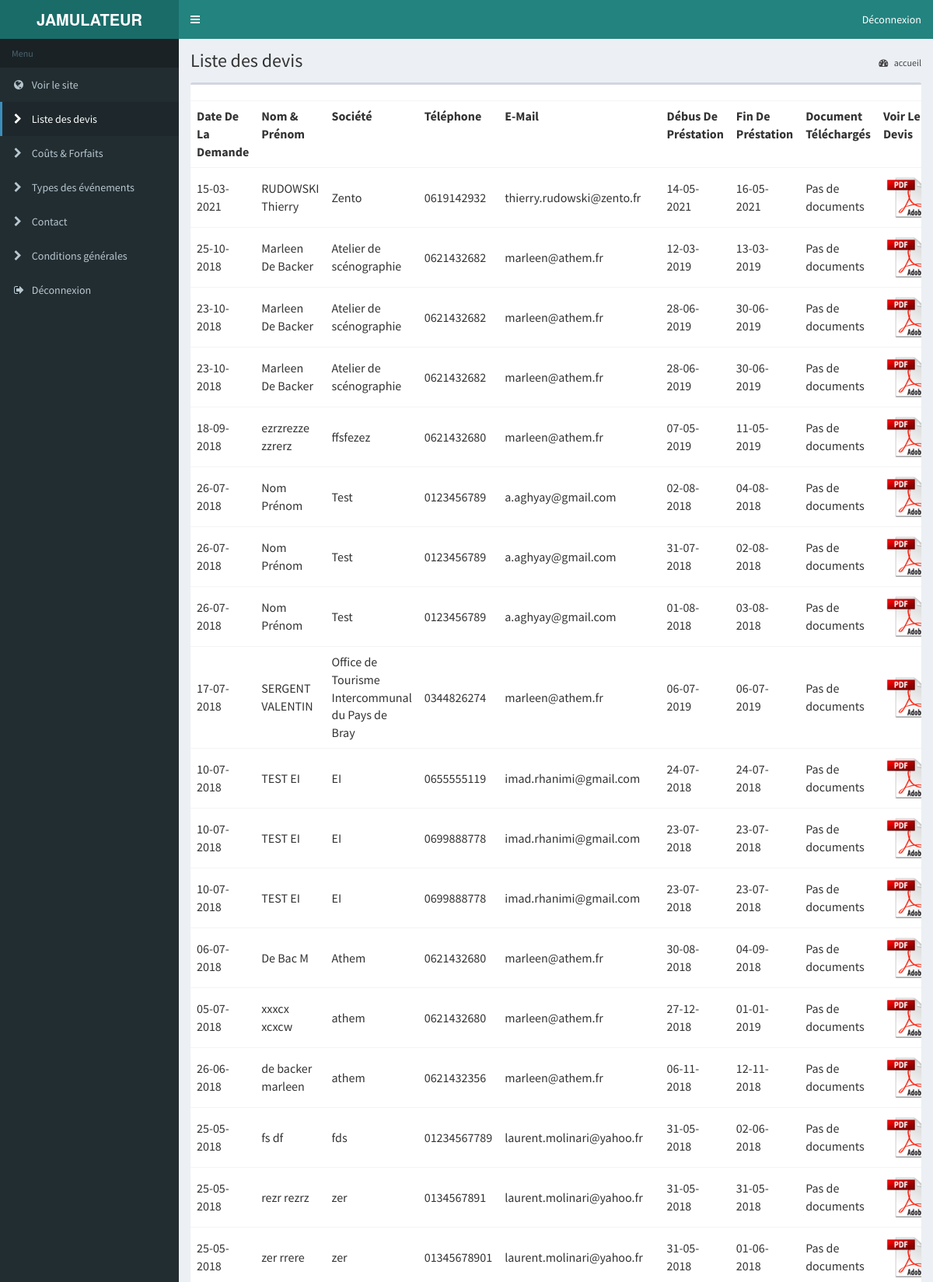
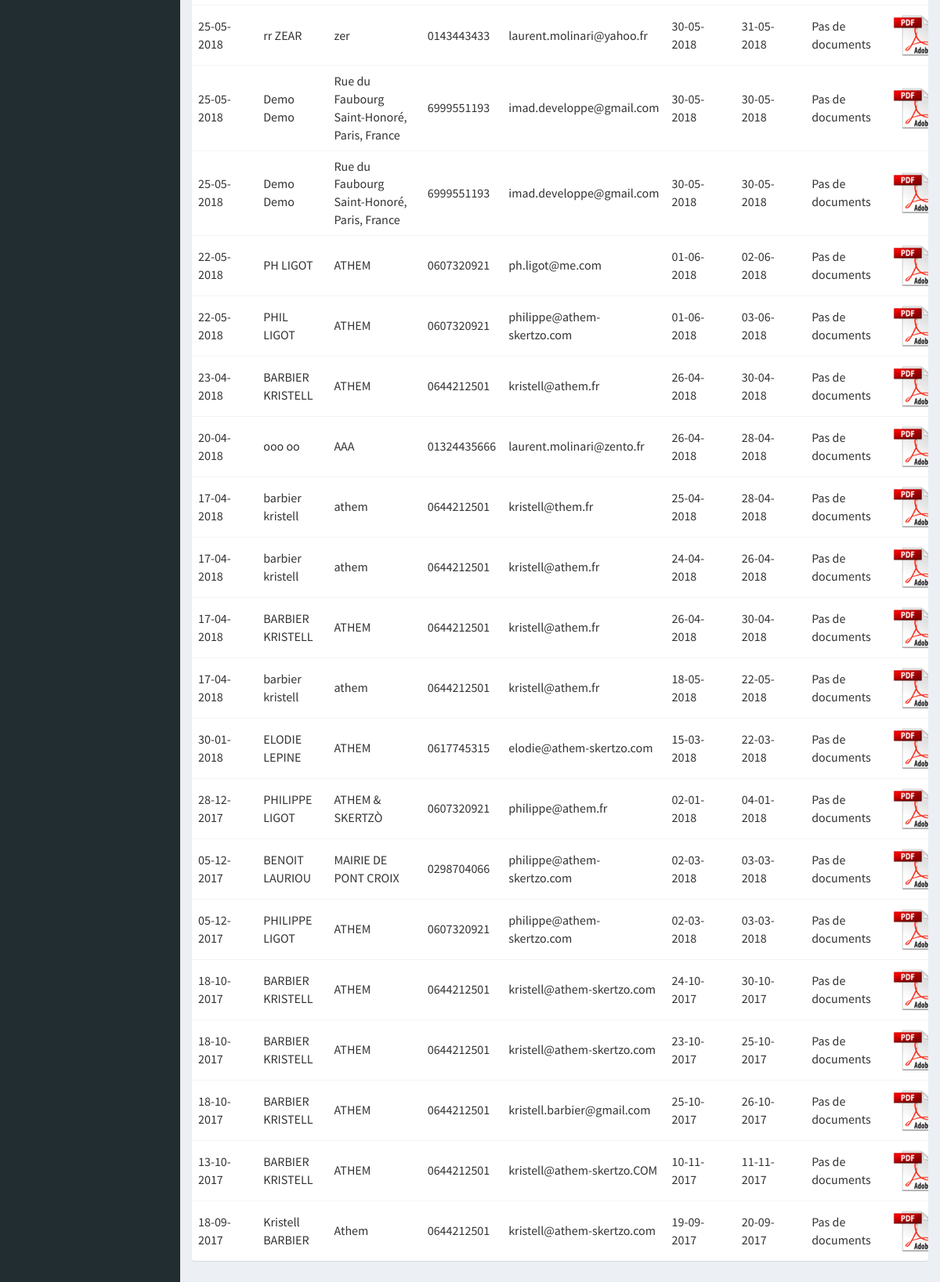
The app's page /admin/home.php (signed in) with its own data (2 pictures, top to bottom).
### tables this page shows
CREATE TABLE `devis` (
  `idDevis` int(11) NOT NULL AUTO_INCREMENT,
  `type` int(11) NOT NULL,
  `lieu` varchar(200) NOT NULL,
  `rueEvent` varchar(200) NOT NULL,
  `cpEvent` varchar(10) NOT NULL,
  `villeEvent` varchar(100) NOT NULL,
  `paysEvent` varchar(255) NOT NULL,
  `distance` int(11) NOT NULL,
  `largeur` int(11) NOT NULL,
  `hauteur` int(11) NOT NULL,
  `dateDebut` varchar(100) NOT NULL,
  `dateFin` varchar(100) NOT NULL,
  `visuel` varchar(100) NOT NULL,
  `nbrBoucles` int(11) NOT NULL,
  `son` varchar(100) NOT NULL,
  `options` varchar(300) NOT NULL,
  `video_jamions` int(11) NOT NULL,
  `video_techniciens` int(11) NOT NULL,
  `video_hebergement` int(11) NOT NULL,
  `video_transport` int(11) NOT NULL,
  `sonorisation_unite` int(11) NOT NULL,
  `sonorisation_techniciens` int(11) NOT NULL,
  `sonorisation_hebergement` int(11) NOT NULL,
  `sonorisation_transport` int(11) NOT NULL,
  `sonorisation_taxe_sacem` float NOT NULL,
  `autre_gardinnage` int(11) NOT NULL,
  `remise_montant` float NOT NULL,
  `remise_pourcentage` float NOT NULL,
  `remise_label` varchar(255) NOT NULL,
  `email` varchar(300) NOT NULL,
  `tel` varchar(20) NOT NULL,
  `societe` varchar(200) NOT NULL,
  `fname` varchar(100) NOT NULL,
  `lname` varchar(100) NOT NULL,
  `address1` varchar(200) NOT NULL,
  `address2` varchar(200) NOT NULL,
  `cp` varchar(10) NOT NULL,
  `ville` varchar(100) NOT NULL,
  `pays` varchar(255) NOT NULL,
  `dateDevis` int(11) NOT NULL,
  `deleted` int(11) NOT NULL,
  PRIMARY KEY (`idDevis`)
);

### admin/home.php (the view, shortened to what this page needs)
<?php ob_start(); session_start(); if(!isset($_SESSION['admin'])) header("location:index.php");
$db = db_connect();
 ?>
<html>
  <head>
    <link rel="stylesheet" href="bootstrap/css/bootstrap.min.css">
    <link rel="stylesheet" href="https://maxcdn.bootstrapcdn.com/font-awesome/4.4.0/css/font-awesome.min.css">
    <link rel="stylesheet" href="https://code.ionicframework.com/ionicons/2.0.1/css/ionicons.min.css">
    <link rel="stylesheet" href="dist/css/AdminLTE.min.css">
    <link rel="stylesheet" href="dist/css/skins/_all-skins.min.css">
  </head>
  <body class="hold-transition skin-blue sidebar-mini">
    <div class="wrapper">
      <header class="main-header">
        <a href="./home.php" class="logo">
          <span class="logo-lg"><b>JAMULATEUR</b></span>
        </a>
        <nav class="navbar navbar-static-top" role="navigation">
          <a href="#" class="sidebar-toggle" data-toggle="offcanvas" role="button">
          </a>
          <div class="navbar-custom-menu">
            <ul class="nav navbar-nav">
              <li class="dropdown user user-menu">
                <a href="logout.php" class="">
                  <span class="hidden-xs">Déconnexion</span>
                </a>
              </li>
            </ul>
          </div>
        </nav>
      </header>
      <aside class="main-sidebar">
        <section class="sidebar">
         <?php include 'menu.php'; ?>
        </section>
      </aside>
      <div class="content-wrapper">
        <section class="content-header">
          <h1>
            Liste des devis&nbsp;&nbsp;&nbsp;&nbsp;
          </h1>
          <ol class="breadcrumb">
            <li><a href="./"><i class="fa fa-dashboard"></i> accueil</a></li>
          </ol>
        </section>
        <section class="content">
          <div class="row">
            <div class="col-xs-12">
              <div class="box">
                <div class="box-header"></div>
                <div class="box-body table-responsive no-padding">
                  <table class="table table-hover list-inscription">
                    <tr>
                      <th>Date de la demande</th>
                      <th>Nom & Prénom</th>
                      <th>Société</th>
                      <th>Téléphone</th>
                      <th>E-mail</th>
                      <th>Débus de préstation</th>
                      <th>Fin de préstation</th>
                      <th>Document téléchargés</th>
                      <th>Voir le devis</th>
                    </tr>
                    <?php
                        $queryDevis = $db->query("SELECT * FROM devis where deleted = 0 order by idDevis desc");
                        $result = $queryDevis->fetchAll(PDO::FETCH_ASSOC);
                    ?>
                    <?php foreach ($result as $key => $devis):
                            $query = $db->query("SELECT * FROM `uploads` WHERE `idDevis`=".$devis['idDevis']);
                            $files = $query->fetchAll(PDO::FETCH_ASSOC);
                            ?>
                            <tr>
                              <td><?= date('d-m-Y', $devis['dateDevis']) ?></td>
                              <td><?= $devis['fname'] ?> <?= $devis['lname'] ?></td>
                              <td><?= $devis['societe'] ?></td>
                              <td><?= $devis['tel'] ?></td>
                              <td><?= $devis['email'] ?></td>
                              <td><?= date('d-m-Y', $devis['dateDebut']) ?></td>
                              <td><?= date('d-m-Y', $devis['dateFin']) ?></td>
                              <td>
                                <?php if( count($files) > 0 ): ?>
                                  <a href="#" class="docsUploaded" data-files='<?= json_encode($files); ?>'>
                                    <img src="dist/img/docs.png">
                                  </a>
                                <?php else: ?>
                                  Pas de documents
                                <?php endif; ?>
                              </td>
                              <td>
                                <a href="devis.php?id=<?= $devis['idDevis'] ?>" target="_blank">
                                  <img src="dist/img/pdf.png">
                                </a>
                              </td>
                            </tr>
                    <?php endforeach; ?>
                  </table>
                </div>
              </div>
            </div>
          </div>
        </section>
      </div>
    </div>
  </body>
</html>

### records on screen
devis: dateDevis "15-03-2021", fname "RUDOWSKI", lname "Thierry", societe "Zento", tel "0619142932", email "thierry.rudowski@zento.fr", dateDebut "14-05-2021", dateFin "16-05-2021"
devis: dateDevis "25-10-2018", fname "Marleen", lname "De Backer", societe "Atelier de scénographie", tel "0621432682", email "marleen@athem.fr", dateDebut "12-03-2019", dateFin "13-03-2019"
devis: dateDevis "23-10-2018", fname "Marleen", lname "De Backer", societe "Atelier de scénographie", tel "0621432682", email "marleen@athem.fr", dateDebut "28-06-2019", dateFin "30-06-2019"
devis: dateDevis "23-10-2018", fname "Marleen", lname "De Backer", societe "Atelier de scénographie", tel "0621432682", email "marleen@athem.fr", dateDebut "28-06-2019", dateFin "30-06-2019"
devis: dateDevis "18-09-2018", fname "ezrzrezze", lname "zzrerz", societe "ffsfezez", tel "0621432680", email "marleen@athem.fr", dateDebut "07-05-2019", dateFin "11-05-2019"
devis: dateDevis "26-07-2018", fname "Nom", lname "Prénom", societe "Test", tel "0123456789", email "a.aghyay@gmail.com", dateDebut "02-08-2018", dateFin "04-08-2018"
devis: dateDevis "26-07-2018", fname "Nom", lname "Prénom", societe "Test", tel "0123456789", email "a.aghyay@gmail.com", dateDebut "31-07-2018", dateFin "02-08-2018"
devis: dateDevis "26-07-2018", fname "Nom", lname "Prénom", societe "Test", tel "0123456789", email "a.aghyay@gmail.com", dateDebut "01-08-2018", dateFin "03-08-2018"
devis: dateDevis "17-07-2018", fname "SERGENT", lname "VALENTIN", societe "Office de Tourisme Intercommunal du Pays de Bray", tel "0344826274", email "marleen@athem.fr", dateDebut "06-07-2019", dateFin "06-07-2019"
devis: dateDevis "10-07-2018", fname "TEST", lname "EI", societe "EI", tel "0655555119", email "imad.rhanimi@gmail.com", dateDebut "24-07-2018", dateFin "24-07-2018"
devis: dateDevis "10-07-2018", fname "TEST", lname "EI", societe "EI", tel "0699888778", email "imad.rhanimi@gmail.com", dateDebut "23-07-2018", dateFin "23-07-2018"
devis: dateDevis "10-07-2018", fname "TEST", lname "EI", societe "EI", tel "0699888778", email "imad.rhanimi@gmail.com", dateDebut "23-07-2018", dateFin "23-07-2018"
devis: dateDevis "06-07-2018", fname "De Bac", lname "M", societe "Athem", tel "0621432680", email "marleen@athem.fr", dateDebut "30-08-2018", dateFin "04-09-2018"
devis: dateDevis "05-07-2018", fname "xxxcx", lname "xcxcw", societe "athem", tel "0621432680", email "marleen@athem.fr", dateDebut "27-12-2018", dateFin "01-01-2019"
devis: dateDevis "26-06-2018", fname "de backer", lname "marleen", societe "athem", tel "0621432356", email "marleen@athem.fr", dateDebut "06-11-2018", dateFin "12-11-2018"
devis: dateDevis "25-05-2018", fname "fs", lname "df", societe "fds", tel "01234567789", email "laurent.molinari@yahoo.fr", dateDebut "31-05-2018", dateFin "02-06-2018"
devis: dateDevis "25-05-2018", fname "rezr", lname "rezrz", societe "zer", tel "0134567891", email "laurent.molinari@yahoo.fr", dateDebut "31-05-2018", dateFin "31-05-2018"
devis: dateDevis "25-05-2018", fname "zer", lname "rrere", societe "zer", tel "01345678901", email "laurent.molinari@yahoo.fr", dateDebut "31-05-2018", dateFin "01-06-2018"
devis: dateDevis "25-05-2018", fname "rr", lname "ZEAR", societe "zer", tel "0143443433", email "laurent.molinari@yahoo.fr", dateDebut "30-05-2018", dateFin "31-05-2018"
devis: dateDevis "25-05-2018", fname "Demo", lname "Demo", societe "Rue du Faubourg Saint-Honoré, Paris, France", tel "6999551193", email "imad.developpe@gmail.com", dateDebut "30-05-2018", dateFin "30-05-2018"
devis: dateDevis "25-05-2018", fname "Demo", lname "Demo", societe "Rue du Faubourg Saint-Honoré, Paris, France", tel "6999551193", email "imad.developpe@gmail.com", dateDebut "30-05-2018", dateFin "30-05-2018"
devis: dateDevis "22-05-2018", fname "PH", lname "LIGOT", societe "ATHEM", tel "0607320921", email "ph.ligot@me.com", dateDebut "01-06-2018", dateFin "02-06-2018"
devis: dateDevis "22-05-2018", fname "PHIL", lname "LIGOT", societe "ATHEM", tel "0607320921", email "philippe@athem-skertzo.com", dateDebut "01-06-2018", dateFin "03-06-2018"
devis: dateDevis "23-04-2018", fname "BARBIER", lname "KRISTELL", societe "ATHEM", tel "0644212501", email "kristell@athem.fr", dateDebut "26-04-2018", dateFin "30-04-2018"
devis: dateDevis "20-04-2018", fname "ooo", lname "oo", societe "AAA", tel "01324435666", email "laurent.molinari@zento.fr", dateDebut "26-04-2018", dateFin "28-04-2018"
devis: dateDevis "17-04-2018", fname "barbier", lname "kristell", societe "athem", tel "0644212501", email "kristell@them.fr", dateDebut "25-04-2018", dateFin "28-04-2018"
devis: dateDevis "17-04-2018", fname "barbier", lname "kristell", societe "athem", tel "0644212501", email "kristell@athem.fr", dateDebut "24-04-2018", dateFin "26-04-2018"
devis: dateDevis "17-04-2018", fname "BARBIER", lname "KRISTELL", societe "ATHEM", tel "0644212501", email "kristell@athem.fr", dateDebut "26-04-2018", dateFin "30-04-2018"
devis: dateDevis "17-04-2018", fname "barbier", lname "kristell", societe "athem", tel "0644212501", email "kristell@athem.fr", dateDebut "18-05-2018", dateFin "22-05-2018"
devis: dateDevis "30-01-2018", fname "ELODIE", lname "LEPINE", societe "ATHEM", tel "0617745315", email "elodie@athem-skertzo.com", dateDebut "15-03-2018", dateFin "22-03-2018"
devis: dateDevis "28-12-2017", fname "PHILIPPE", lname "LIGOT", societe "ATHEM & SKERTZÒ", tel "0607320921", email "philippe@athem.fr", dateDebut "02-01-2018", dateFin "04-01-2018"
devis: dateDevis "05-12-2017", fname "BENOIT", lname "LAURIOU", societe "MAIRIE DE PONT CROIX", tel "0298704066", email "philippe@athem-skertzo.com", dateDebut "02-03-2018", dateFin "03-03-2018"
devis: dateDevis "05-12-2017", fname "PHILIPPE", lname "LIGOT", societe "ATHEM", tel "0607320921", email "philippe@athem-skertzo.com", dateDebut "02-03-2018", dateFin "03-03-2018"
devis: dateDevis "18-10-2017", fname "BARBIER", lname "KRISTELL", societe "ATHEM", tel "0644212501", email "kristell@athem-skertzo.com", dateDebut "24-10-2017", dateFin "30-10-2017"
devis: dateDevis "18-10-2017", fname "BARBIER", lname "KRISTELL", societe "ATHEM", tel "0644212501", email "kristell@athem-skertzo.com", dateDebut "23-10-2017", dateFin "25-10-2017"
devis: dateDevis "18-10-2017", fname "BARBIER", lname "KRISTELL", societe "ATHEM", tel "0644212501", email "kristell.barbier@gmail.com", dateDebut "25-10-2017", dateFin "26-10-2017"
devis: dateDevis "13-10-2017", fname "BARBIER", lname "KRISTELL", societe "ATHEM", tel "0644212501", email "kristell@athem-skertzo.COM", dateDebut "10-11-2017", dateFin "11-11-2017"
devis: dateDevis "18-09-2017", fname "Kristell", lname "BARBIER", societe "Athem", tel "0644212501", email "kristell@athem-skertzo.com", dateDebut "19-09-2017", dateFin "20-09-2017"
